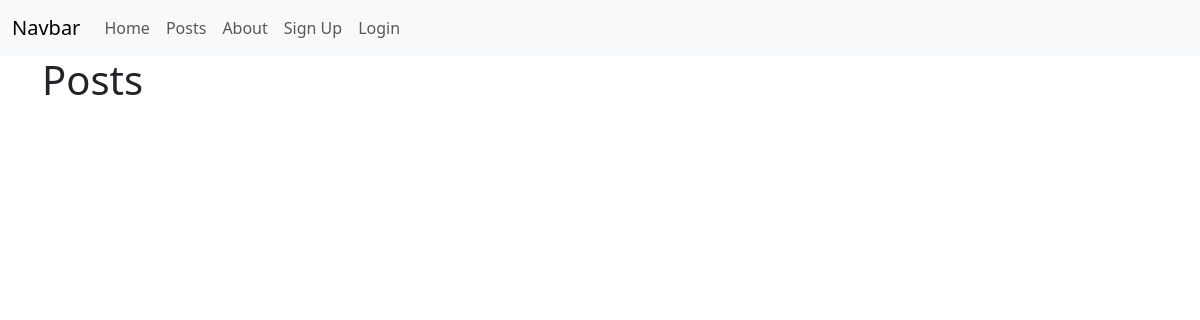
The app's page /posts/, older data.
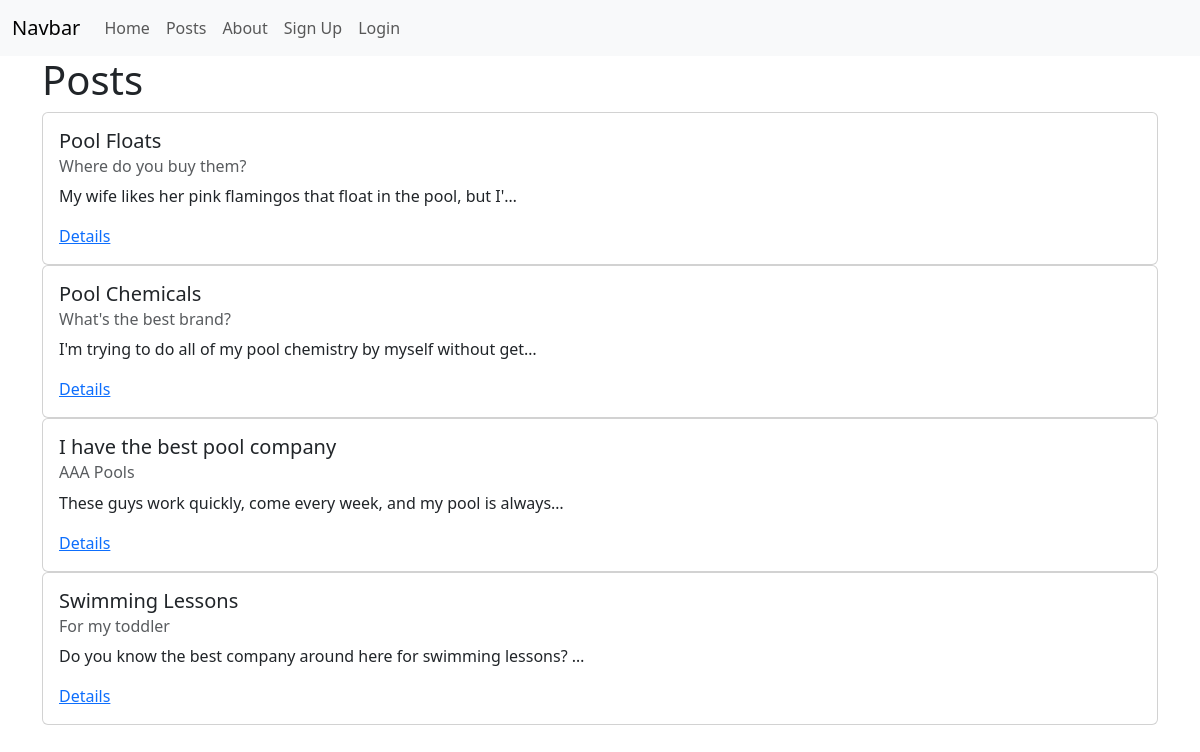
The same page, newer data.
### posts/models.py (models this page shows, shortened)
class Post(models.Model):
    title = models.CharField(max_length=128)
    subtitle = models.CharField(max_length=256)
    body = models.TextField()
    author = models.ForeignKey(
        get_user_model(),
        on_delete=models.CASCADE
    )
    status = models.ForeignKey(
        Status,
        on_delete=models.CASCADE
    )
    created_on = models.DateTimeField(auto_now_add=True)

### posts/views.py (the view)
# urls.py: path("", views.PostListView.as_view(), name= "list"),
class PostListView(ListView):
    template_name = "posts/list.html"
    model = Post

### templates/posts/list.html (shortened to what this page needs)
{% extends 'base.html' %}
{% block content %}
<h1> Posts </h1>
{% for post in post_list %}
<div class="card">
    <div class="card-body">
      <h5 class="card-title"> {{ post.title }} </h5>
      <h6 class="card-subtitle mb-2 text-body-secondary"> {{ post.subtitle }}</h6>
      <p class="card-text"> {{ post.body|truncatechars:64 }}</p>
      <a href=" {% url 'detail' post.id %}" class="card-link"> Details </a>
    </div>
  </div>
{% endfor %}
{% endblock content %}

### templates/base.html (shortened to what this page needs)
{% load static %}
<!DOCTYPE html>
<html lang="en">
<head>
    <link href="https://cdn.jsdelivr.net/npm/bootstrap@5.3.5/dist/css/bootstrap.min.css" rel="stylesheet">
<body>
  <nav class="navbar navbar-expand-lg bg-body-tertiary">
    <div class="container-fluid">
      <a class="navbar-brand" href="#">Navbar</a>
      <div class="collapse navbar-collapse" id="navbarNavAltMarkup">
        <div class="navbar-nav">
          <a class="nav-link" href="{% url 'home' %}">Home</a>
          <a class="nav-link" href="{% url 'list' %}">Posts</a>
          <a class="nav-link" href="{% url 'about' %}">About</a>
          {% if user.is_authenticated %}
          <a class="nav-link" href="{% url 'new' %}"> New Post </a>
          <a class="nav-link" href="{% url 'archived' %}"> Archived Posts</a>
          <a class="nav-link" href="{% url 'password_change' %}"> Change Password </a>
          <form method="POST" action="{% url 'logout' %}">
            {% csrf_token %}
            <input type="submit" class="nav-link" value="Logout">
          {% else %}
          <a class="nav-link" href="{% url 'signup' %}">Sign Up</a>
          <a class="nav-link" href="{% url 'login' %}">Login</a>
          {% endif %}
        </div>
      </div>
    </div>
  </nav>
    <div class="container">
      {% block content %} {% endblock content %}
    </div>
</body>
</html>

Row changes from the older to the newer data that the page shows:
added Post: title "Pool Floats", subtitle "Where do you buy them?", body "My wife likes her pink flamingos that float in the pool, but I'…"
added Post: title "Pool Chemicals", subtitle "What's the best brand?", body "I'm trying to do all of my pool chemistry by myself without get…"
added Post: title "I have the best pool company", subtitle "AAA Pools", body "These guys work quickly, come every week, and my pool is always…"
added Post: title "Swimming Lessons", subtitle "For my toddler", body "Do you know the best company around here for swimming lessons? …"
